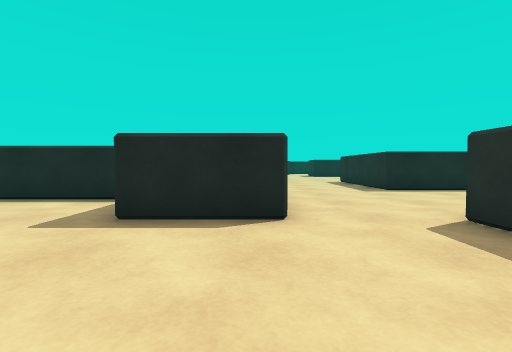
[1] (above)

24 first-person views from a walk through a scene from a Unity 3-D project. The camera is 0.68 m above the floor, tilts 2° down and sees 85° across. The floor is counted in squares, 1 m on a side. Each view is taken from the middle of a square. On the plan, view 1 faces up. The plan holds only what a view shows up to about 9 squares ahead; the rest is blank. The place goes on beyond the plan. The player character is not drawn.

[2]
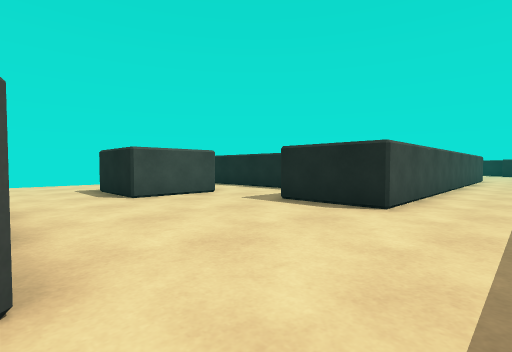

[3]
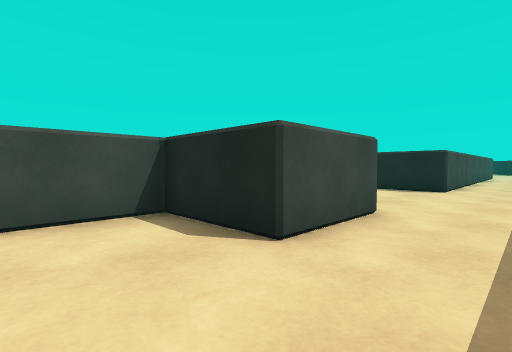

[4]
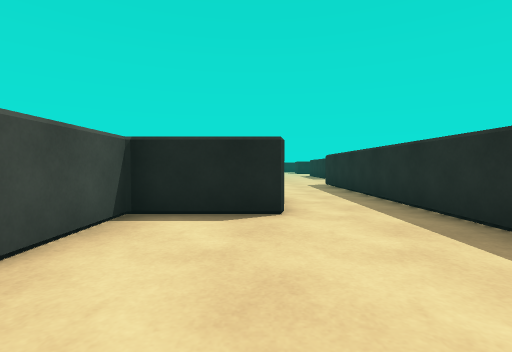

[5]
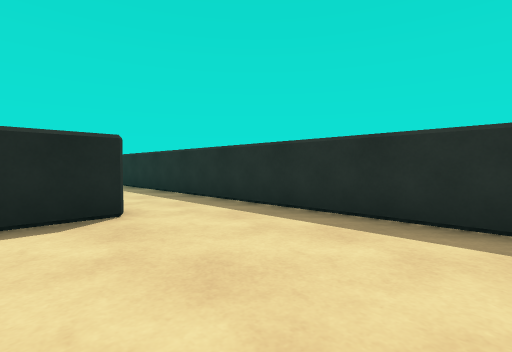

[6]
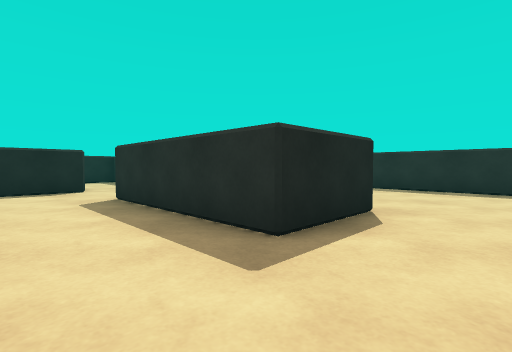

[7]
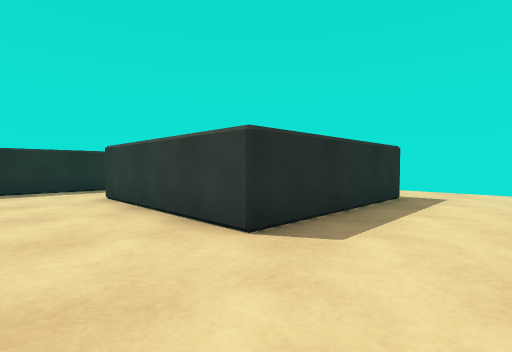

[8]
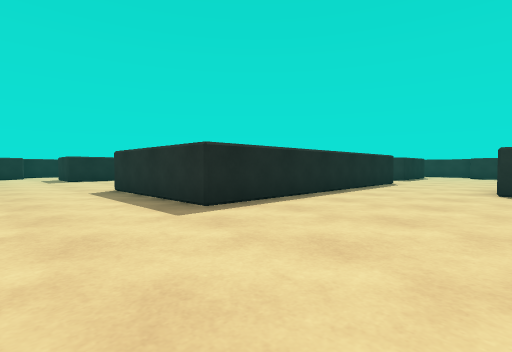

[9]
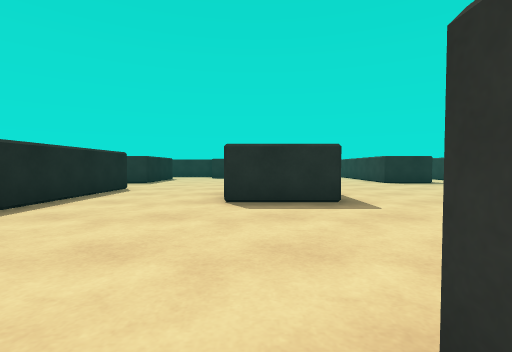

[10]
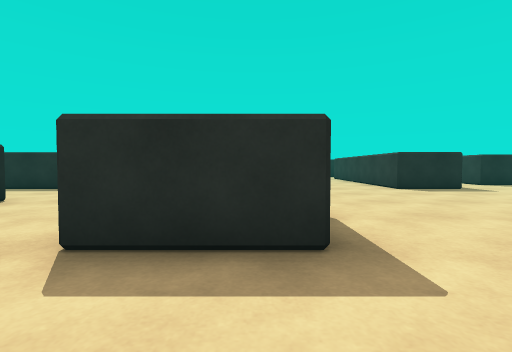

[11]
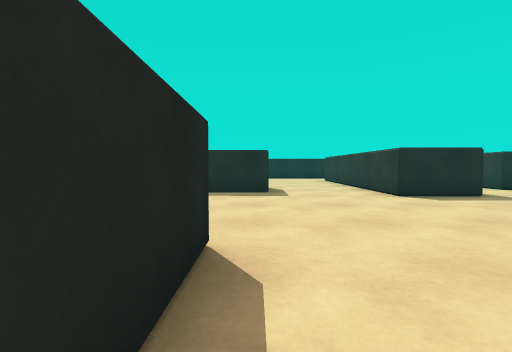

[12]
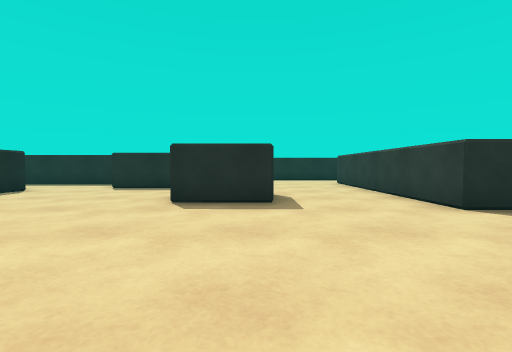

[13]
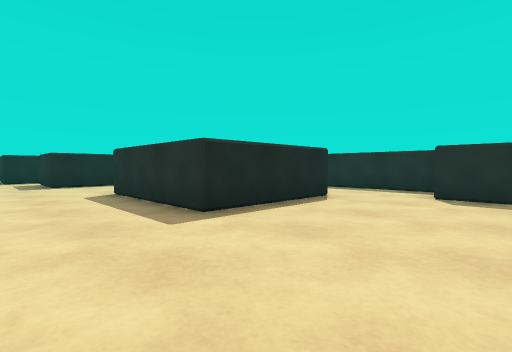

[14]
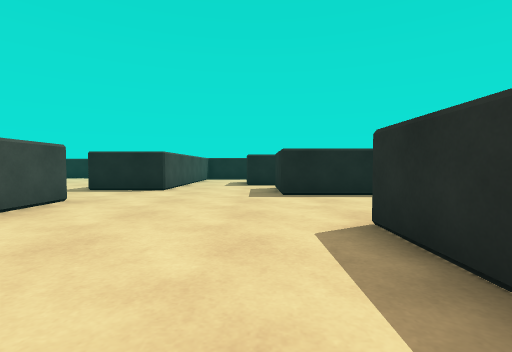

[15]
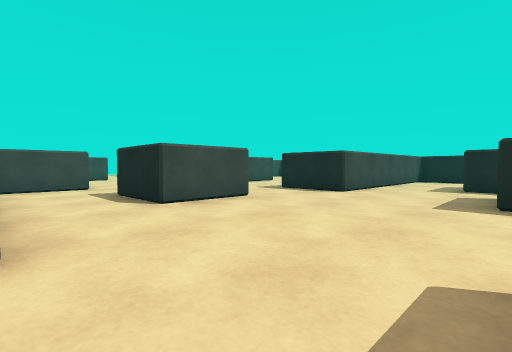

[16]
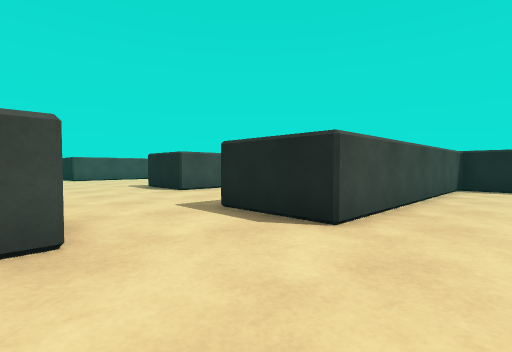

[17]
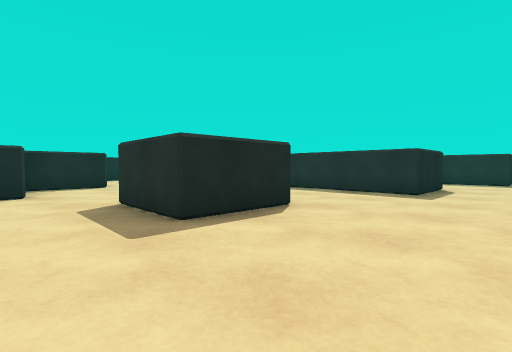

[18]
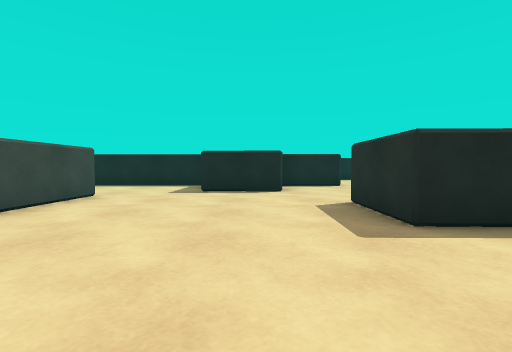

[19]
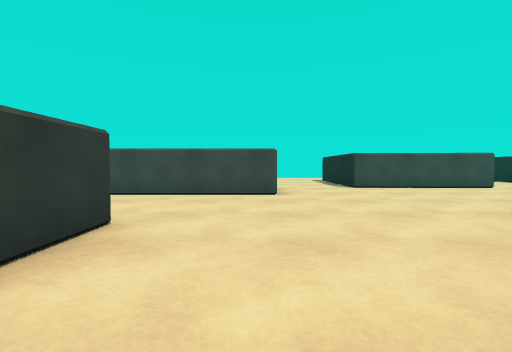

[20]
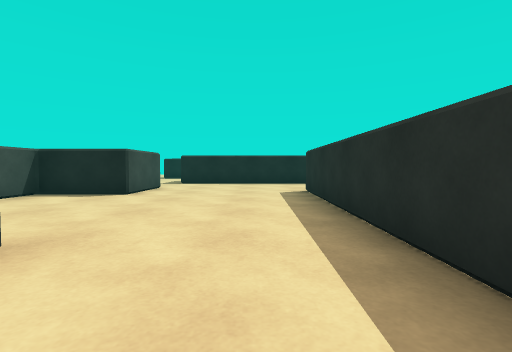

[21]
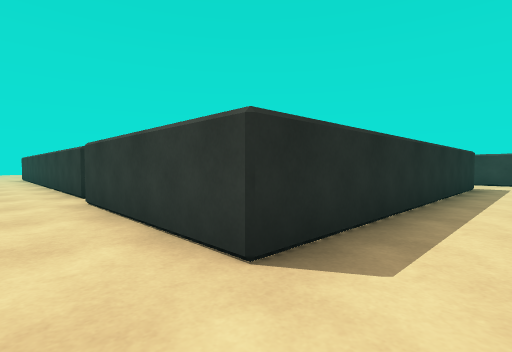

[22]
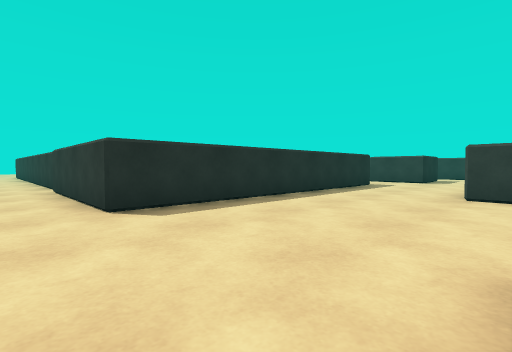

[23]
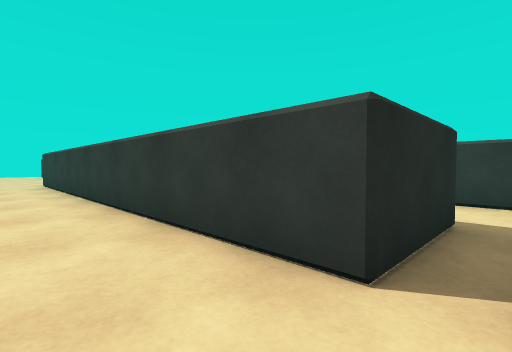

[24]
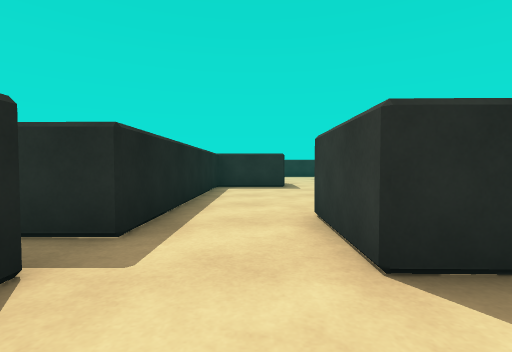

### Floor plan
Points are (right, up) in squares from view 1. A wall is a line through its corners. A room is listed if a view was taken in it or the views show most of it. See-through windows are left out.
Room 1 (views 1, 8)
walls: (0.4, 4.5) (0.4, 3.5) (-1.8, 3.5); (2.6, -0.5) (2.6, 3.5); (-4, 3.5) (-4, 1.3); (-4, -0.9) (0.4, -0.9)
ways out: opening at (1.5, 0) to room 2; opening at (-4, 0.5) to room 3; opening at (-2.5, 4) to room 3; opening at (1.5, 3.5) to room 4
Room 2 (views 2, 3, 4)
walls: (0.4, -0.9) (0.4, -3.1) (-1.8, -3.1) (-1.8, -5.3); (2.6, -6.9) (2.6, -0.5)
ways out: opening at (1.5, 0) to room 1; opening at (-1.5, -6.5) to room 3
Room 3 (views 5, 6, 7)
walls: (-4, 1.3) (-6.1, 1.3); (-2.9, 5.7) (-5.2, 5.7); (-1.8, -5.3) (-4, -5.3) (-4, -0.9)
ways out: opening at (-4, 0.5) to room 1; opening at (-2.5, 4) to room 1; opening at (-1.5, -6.5) to room 2
Room 4 (views 9, 10, 11, 12, 13, 14, 15, 16, 17, 18, 19, 20, 21, 22, 23, 24)
walls: (12.5, 7.9) (3.6, 7.9) (3.7, 12.3) (5.2, 12.3); (10.3, 14.5) (10.3, 12.3) (8.1, 12.3); (5.9, 12.4) (5.9, 10.4); (16.8, 15.6) (14.6, 15.6) (14.6, 17.3); (18.8, 8.4) (15.3, 8.4) (15.3, 12.2); (11.4, 2.4) (9.2, 2.4) (9.2, 4.6); (14.4, 19) (13.7, 19); (13.7, 20.4) (13.7, 21.2) (15.8, 21.2); (19.6, 4.6) (19.6, 6.5); (16.2, 1.6) (16.2, 3.6); (5.2, 20.3) (5.9, 20.2) (5.9, 18) (3.8, 18.1) (3.8, 20.3); (0.4, 14.5) (0.4, 4.5); (13.7, 23.4) (11.5, 23.5) (11.4, 16.9) (9.2, 16.9) (9.4, 25.7) (13.8, 25.6); (2.7, 22.5) (0.5, 22.5); (15.3, -3.1) (15.3, -1.2) (20, -1.2); (20.9, 23.3) (14.6, 23.3) (14.6, 25.5) (21.6, 25.5); (-1.8, 21.5) (-1.8, 17); (5, 26.9) (5, 24.7) (2.8, 24.7) (2.7, 23.7); (17, -5.1) (17.8, -5.1)
ways out: opening at (1.5, 3.5) to room 1; opening at (-1.5, 15.5); opening at (-0.5, 22.5); opening at (17.5, -4)

Where each view was taken, in squares from view 1:
view 1: 0 up, 0 right, facing up
view 2: 1 down, 2 right, facing up-left
view 3: 5 down, 2 right, facing up-left
view 4: 7 down, 0 right, facing up
view 5: 7 down, 1 left, facing up-right
view 6: 7 down, 6 left, facing up-right
view 7: 1 up, 6 left, facing down-right
view 8: 4 up, 1 right, facing up-right
view 9: 4 up, 4 right, facing right
view 10: 3 up, 7 right, facing right
view 11: 2 up, 9 right, facing right
view 12: 2 up, 11 right, facing right
view 13: 5 up, 13 right, facing up-right
view 14: 9 up, 14 right, facing up
view 15: 10 up, 15 right, facing up-left
view 16: 14 up, 13 right, facing up-left
view 17: 15 up, 2 right, facing up-right
view 18: 15 up, 2 right, facing up
view 19: 14 up, 7 right, facing left
view 20: 18 up, 8 right, facing up
view 21: 27 up, 8 right, facing down-right
view 22: 27 up, 5 right, facing down-right
view 23: 27 up, 14 right, facing down-right
view 24: 22 up, 12 right, facing right
